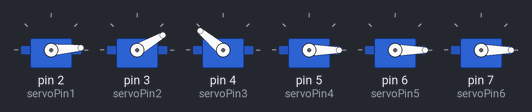
The sketch below on a simulated Arduino Uno, built with avr-gcc and run on an emulated ATmega328P. Shown: 6 × servo.

Above: at 0.15 s.
At 4.89 s:
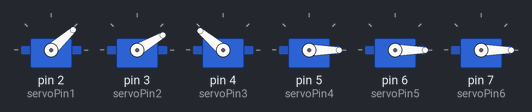
At 9.91 s:
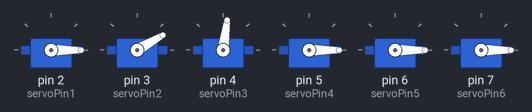
At 19.79 s:
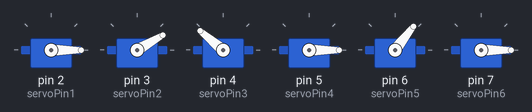
At 30.56 s:
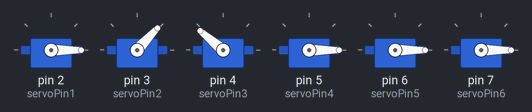
At 39.47 s:
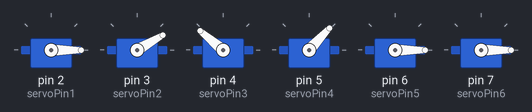
Timing chart, 0 to 40.0 s (numbered marks = the images above):
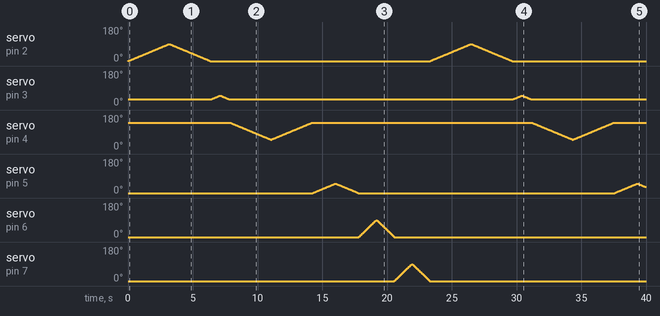

The sketch:

ROBOTIC_HAND.ino
```cpp
#include <Servo.h>
int pos = 0;
int Delay=35;
// Create servo objects for 6 servos
Servo servo1;
Servo servo2;
Servo servo3;
Servo servo4;
Servo servo5;
Servo servo6;

// Define the pins for the servos
const int servoPin1 = 2;
const int servoPin2 = 3;
const int servoPin3 = 4;
const int servoPin4 = 5;
const int servoPin5 = 6;
const int servoPin6 = 7;

void setup() {
  // Attach the servo objects to the pins
  servo1.attach(servoPin1);
  servo2.attach(servoPin2);
  servo3.attach(servoPin3);
  servo4.attach(servoPin4);
  servo5.attach(servoPin5);
  servo6.attach(servoPin6);


  servo1.write(0);
  servo2.write(30);
  servo3.write(140);
  servo4.write(0);
  servo5.write(0);
  servo6.write(0);


}

void loop() {

//  SERVO1
for (pos = 0; pos <= 90; pos += 1) { // goes from 0 degrees to 180 degrees
    // in steps of 1 degree
    servo1.write(pos);              // tell servo to go to position in variable 'pos'
    delay(Delay);                       // waits 15ms for the servo to reach the position
  }

  for (pos = 90; pos >= 0; pos -= 1)
  { // goes from 180 degrees to 0 degrees
    servo1.write(pos);              // tell servo to go to position in variable 'pos'
    delay(Delay);                       // waits 15ms for the servo to reach the position
  }

//SERVO2
for (pos = 30; pos <= 50; pos += 1) { // goes from 0 degrees to 180 degrees
    // in steps of 1 degree
    servo2.write(pos);              // tell servo to go to position in variable 'pos'
    delay(Delay);                       // waits 15ms for the servo to reach the position
  }

  for (pos = 50; pos >= 30; pos -= 1)
  { // goes from 180 degrees to 0 degrees
    servo2.write(pos);              // tell servo to go to position in variable 'pos'
    delay(Delay);                       // waits 15ms for the servo to reach the position
  }

//SERVO3


  for (pos = 140; pos >= 50; pos -= 1)
  { // goes from 180 degrees to 0 degrees
    servo3.write(pos);              // tell servo to go to position in variable 'pos'
    delay(Delay);                       // waits 15ms for the servo to reach the position
  }

  for (pos = 50; pos <= 140; pos += 1) { // goes from 0 degrees to 180 degrees
    // in steps of 1 degree
    servo3.write(pos);              // tell servo to go to position in variable 'pos'
    delay(Delay);                       // waits 15ms for the servo to reach the position
  }

////SERVO4


  for (pos = 0; pos <= 50; pos += 1)
  { // goes from 180 degrees to 0 degrees
    servo4.write(pos);              // tell servo to go to position in variable 'pos'
    delay(Delay);                       // waits 15ms for the servo to reach the position
  }

  for (pos = 50; pos >= 0; pos -= 1) { // goes from 0 degrees to 180 degrees
    // in steps of 1 degree
    servo4.write(pos);              // tell servo to go to position in variable 'pos'
    delay(Delay);                       // waits 15ms for the servo to reach the position
  }

//  SERVO5
for (pos = 0; pos <= 90; pos += 1) { // goes from 0 degrees to 180 degrees
    // in steps of 1 degree
    servo5.write(pos);              // tell servo to go to position in variable 'pos'
    delay(15);                       // waits 15ms for the servo to reach the position
  }

  for (pos = 90; pos >= 0; pos -= 1)
  { // goes from 180 degrees to 0 degrees
    servo5.write(pos);              // tell servo to go to position in variable 'pos'
    delay(15);                       // waits 15ms for the servo to reach the position
  }

  //SERVO6
for (pos = 0; pos <= 90; pos += 1) { // goes from 0 degrees to 180 degrees
    // in steps of 1 degree
    servo6.write(pos);              // tell servo to go to position in variable 'pos'
    delay(15);                       // waits 15ms for the servo to reach the position
  }

  for (pos = 90; pos >= 0; pos -= 1)
  { // goes from 180 degrees to 0 degrees
    servo6.write(pos);              // tell servo to go to position in variable 'pos'
    delay(15);                       // waits 15ms for the servo to reach the position
  }

}
```

Measured:
- by itself, servo on pin 6 (servoPin5), servo on pin 7 (servoPin6): rises from 0° to 90° in 1.3 s, then falls to 0° in 1.4 s
